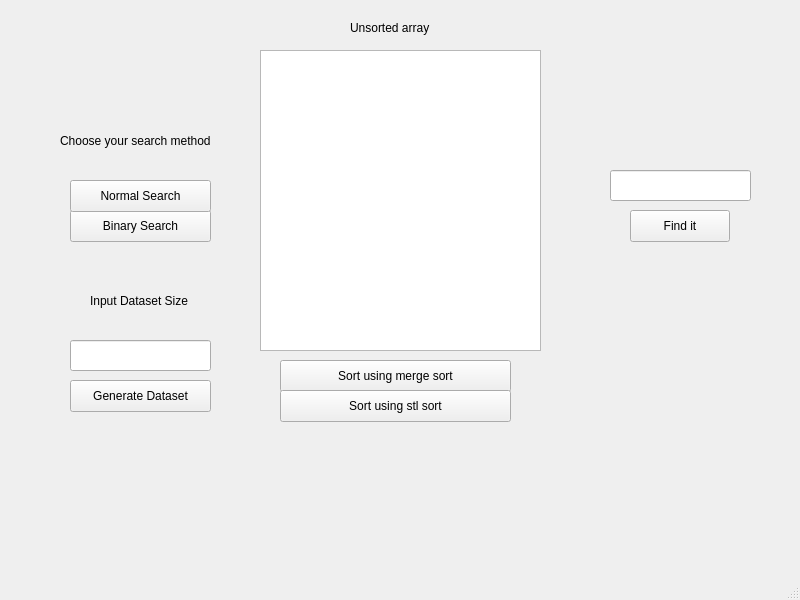
<?xml version="1.0" encoding="UTF-8"?>
<ui version="4.0">
 <class>MainWindow</class>
 <widget class="QMainWindow" name="MainWindow">
  <property name="geometry">
   <rect>
    <x>0</x>
    <y>0</y>
    <width>800</width>
    <height>600</height>
   </rect>
  </property>
  <property name="windowTitle">
   <string>MainWindow</string>
  </property>
  <widget class="QWidget" name="centralwidget">
   <widget class="QPushButton" name="GenerateDataset">
    <property name="geometry">
     <rect>
      <x>70</x>
      <y>380</y>
      <width>141</width>
      <height>32</height>
     </rect>
    </property>
    <property name="text">
     <string>Generate Dataset</string>
    </property>
   </widget>
   <widget class="QLineEdit" name="lineEdit">
    <property name="geometry">
     <rect>
      <x>70</x>
      <y>340</y>
      <width>141</width>
      <height>31</height>
     </rect>
    </property>
   </widget>
   <widget class="QLabel" name="label">
    <property name="geometry">
     <rect>
      <x>90</x>
      <y>280</y>
      <width>121</width>
      <height>41</height>
     </rect>
    </property>
    <property name="text">
     <string>Input Dataset Size</string>
    </property>
   </widget>
   <widget class="QPushButton" name="BinarySearch">
    <property name="geometry">
     <rect>
      <x>70</x>
      <y>210</y>
      <width>141</width>
      <height>32</height>
     </rect>
    </property>
    <property name="text">
     <string>Binary Search</string>
    </property>
   </widget>
   <widget class="QPushButton" name="NormalSearch">
    <property name="geometry">
     <rect>
      <x>70</x>
      <y>180</y>
      <width>141</width>
      <height>32</height>
     </rect>
    </property>
    <property name="text">
     <string>Normal Search</string>
    </property>
   </widget>
   <widget class="QLabel" name="label_2">
    <property name="geometry">
     <rect>
      <x>60</x>
      <y>120</y>
      <width>191</width>
      <height>41</height>
     </rect>
    </property>
    <property name="text">
     <string>Choose your search method</string>
    </property>
   </widget>
   <widget class="QWidget" name="gridLayoutWidget">
    <property name="geometry">
     <rect>
      <x>260</x>
      <y>50</y>
      <width>281</width>
      <height>301</height>
     </rect>
    </property>
    <layout class="QGridLayout" name="gridLayout">
     <item row="0" column="0">
      <widget class="QPlainTextEdit" name="plainTextEdit"/>
     </item>
    </layout>
   </widget>
   <widget class="QLabel" name="label_3">
    <property name="geometry">
     <rect>
      <x>350</x>
      <y>20</y>
      <width>101</width>
      <height>16</height>
     </rect>
    </property>
    <property name="text">
     <string>Unsorted array</string>
    </property>
   </widget>
   <widget class="QLineEdit" name="lineEdit_2">
    <property name="geometry">
     <rect>
      <x>610</x>
      <y>170</y>
      <width>141</width>
      <height>31</height>
     </rect>
    </property>
   </widget>
   <widget class="QPushButton" name="FindIt">
    <property name="geometry">
     <rect>
      <x>630</x>
      <y>210</y>
      <width>100</width>
      <height>32</height>
     </rect>
    </property>
    <property name="text">
     <string>Find it</string>
    </property>
   </widget>
   <widget class="QPushButton" name="mergeSort">
    <property name="geometry">
     <rect>
      <x>280</x>
      <y>360</y>
      <width>231</width>
      <height>32</height>
     </rect>
    </property>
    <property name="text">
     <string>Sort using merge sort</string>
    </property>
   </widget>
   <widget class="QPushButton" name="stlSort">
    <property name="geometry">
     <rect>
      <x>280</x>
      <y>390</y>
      <width>231</width>
      <height>32</height>
     </rect>
    </property>
    <property name="text">
     <string>Sort using stl sort</string>
    </property>
   </widget>
  </widget>
  <widget class="QMenuBar" name="menubar">
   <property name="geometry">
    <rect>
     <x>0</x>
     <y>0</y>
     <width>800</width>
     <height>22</height>
    </rect>
   </property>
  </widget>
  <widget class="QStatusBar" name="statusbar"/>
 </widget>
 <resources/>
 <connections/>
</ui>
